Frame 1 (no input): blank canvas, image omitted
Frame 60 (no input): blank canvas, image omitted
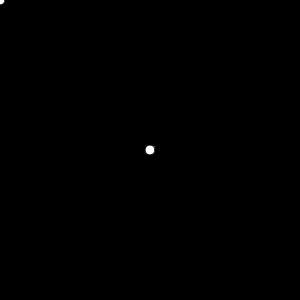
Frame 120 (the mouse pressed at the canvas centre since frame 60)

The p5.js sketch whose frames 1 and 60 were blank and that drew this single picture after the mouse press (run headless with seeded random() and noise() and a simulated clock; from frame 60 on, the mouse is pressed at the canvas centre):

// p5.js sketch
// ── sketch.js
function setup() {
    createCanvas(300,300);
    background(0);
}

function draw() {
    ellipse(mouseX, mouseY, 10, 10);
}
